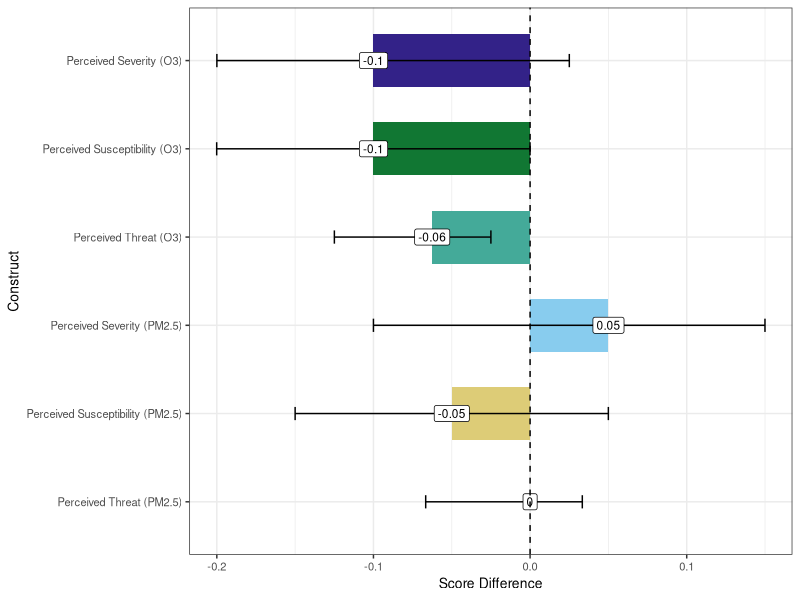
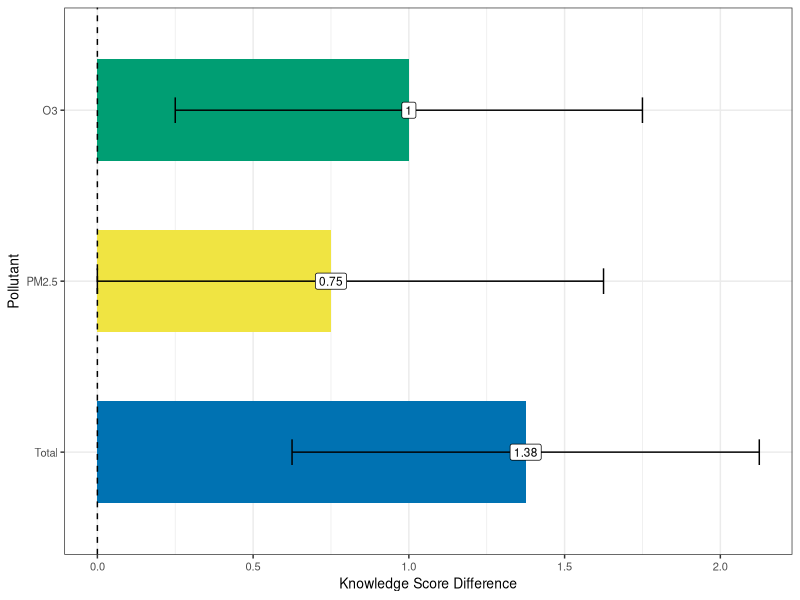
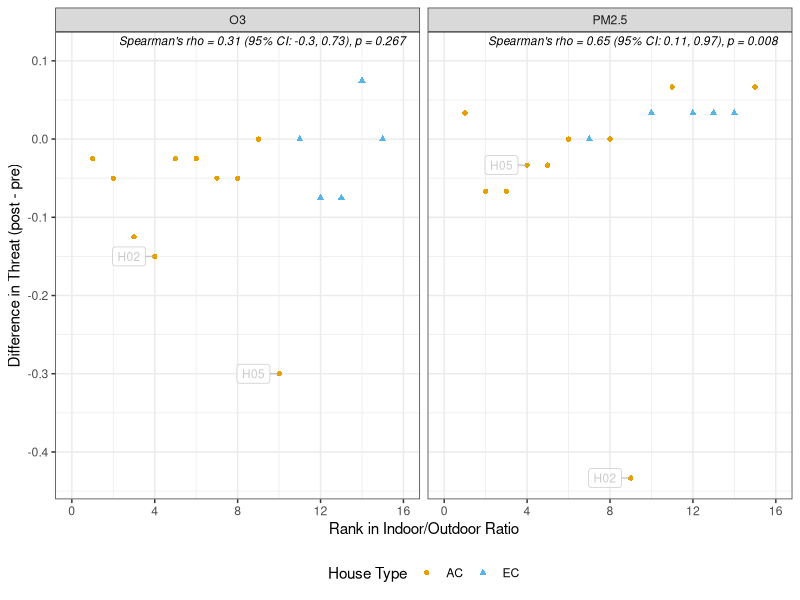
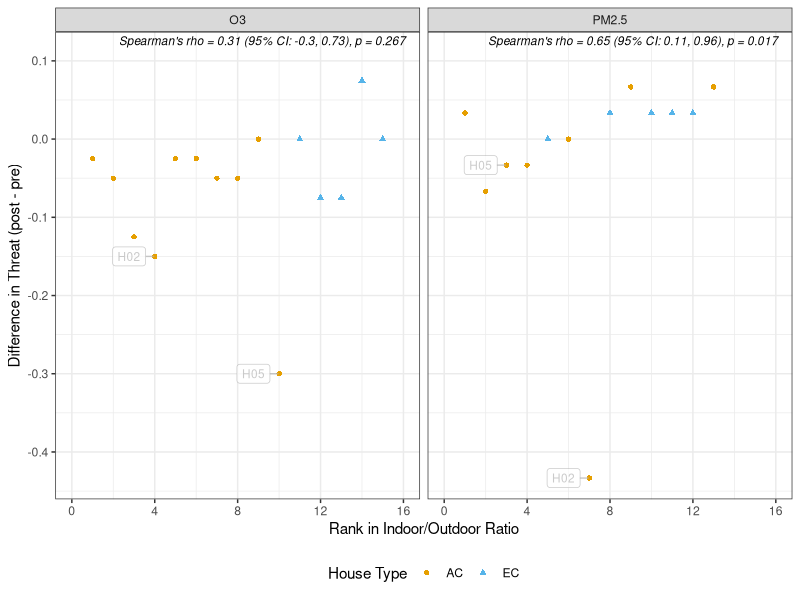
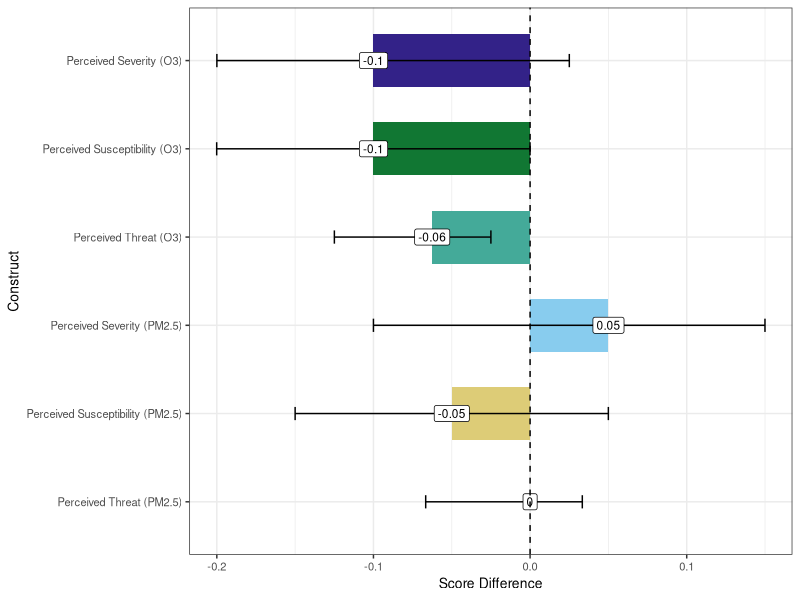
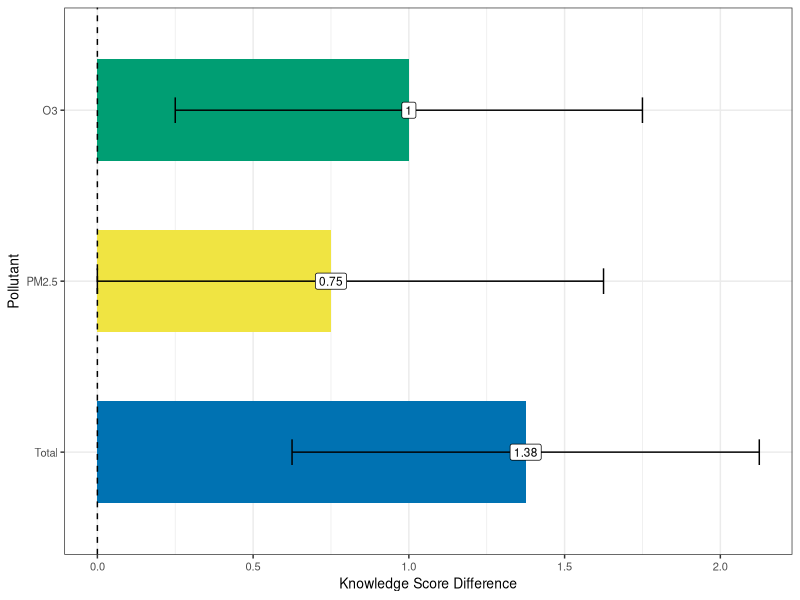
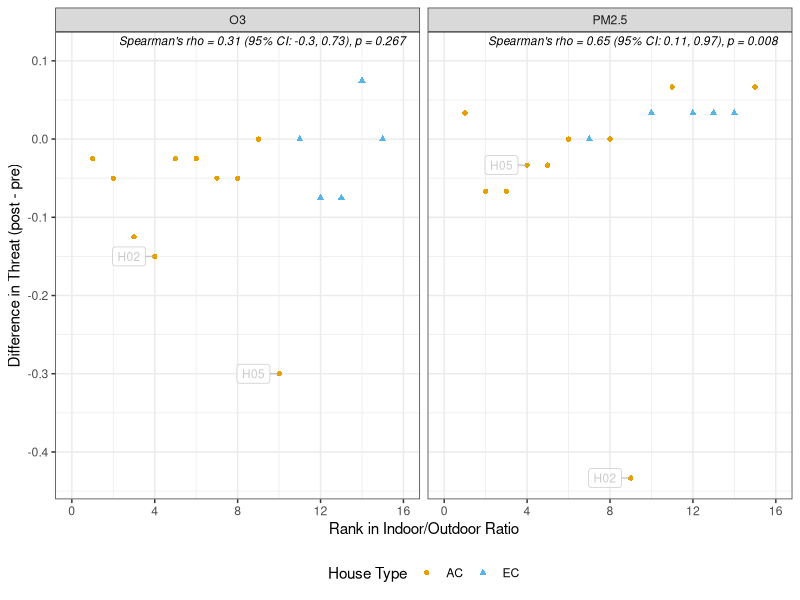
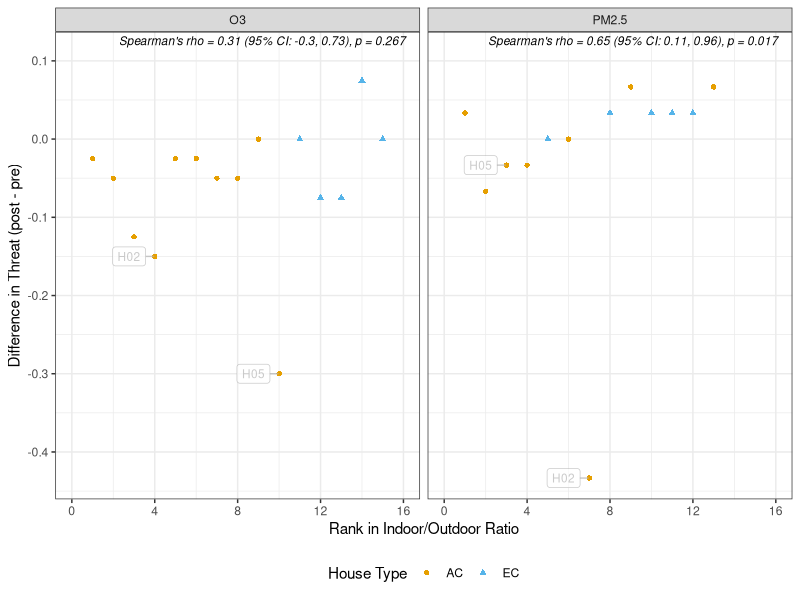

The R source for these figures, in order:
## ---- chunk 1
library(tidyverse)
library(coin)
library(knitr)
library(kableExtra)
library(VIM)
library(ggrepel)
## ---- chunk 2
df_raw <- read_csv("./Processed Data/survey_aq_data.csv") |>
  mutate(Score_mod = case_when(
    QuestionID %in% c('Q01','Q02','Q03','Q04','Q05','Q06','Q07','Q08') &
      HouseID == "H29" & Survey == "Post_Intervention" ~ NA,
    TRUE ~ Score_mod
  ))

fa_df <- df_raw %>%
  select(HouseID, Survey, QuestionID, Score_mod) %>%
  filter(QuestionID %in% paste0("Q", sprintf("%02d", 9:22))) %>%
  pivot_wider(id_cols = c(HouseID, Survey), names_from = QuestionID, values_from = Score_mod) %>%
  filter(HouseID != "H29")

fa_df_imputed <- kNN(fa_df %>% dplyr::select(-c(HouseID, Survey))) %>%
  select(1:(ncol(fa_df)-2)) %>%
  mutate(HouseID = fa_df$HouseID,
         Survey = fa_df$Survey)

groups <- df_raw %>%
  filter(!QuestionID %in% c("Q23", "Q24")) %>% # duplicate quesitons
  select(QuestionID, Construct) %>%
  distinct(.keep_all = TRUE) %>%
  group_by(Construct) %>%
  summarize(QuestionIDs = list(QuestionID)) %>%
  ungroup()

sevo3_qs <- groups %>% filter(Construct == "Perceived Severity (O3)") %>% pull(QuestionIDs)
sevpm_qs <- groups %>% filter(Construct == "Perceived Severity (PM2.5)") %>% pull(QuestionIDs)
suso3_qs <- groups %>% filter(Construct == "Perceived Susceptibility (O3)") %>% pull(QuestionIDs)
suspm_qs <- groups %>% filter(Construct == "Perceived Susceptibility (PM2.5)") %>%
  pull(QuestionIDs)
## ---- chunk 3
wilcoxon_score_analysis <- function(qs, construct_name) {

  total_possible <- length(qs)*5

  test2_df <- fa_df_imputed %>%
    select(HouseID, Survey, all_of(qs)) %>%
    mutate(total_score = rowSums(across(all_of(qs)))) %>%
    select(HouseID, Survey, total_score) %>%
    pivot_wider(id_cols = HouseID,
                names_from = Survey,
                values_from = total_score) %>%
    mutate(Post_Intervention = Post_Intervention/total_possible,
           Pre_Intervention = Pre_Intervention/total_possible,
      difference = Post_Intervention - Pre_Intervention)

  # wilcoxsign_test is coin's paired (signed-rank) test: it takes the two
  # paired columns directly, no long-format value/group reshaping needed.
  test <- wilcoxsign_test(Post_Intervention ~ Pre_Intervention,
                           data = test2_df,
                           distribution = "exact")

  # conf.int = TRUE requires a coin version that supports it for
  # wilcoxsign_test; fall back to base wilcox.test's Hodges-Lehmann CI
  # (same estimand) if the installed coin version doesn't support it.
  ci_est <- tryCatch({
    test_ci <- wilcoxsign_test(Post_Intervention ~ Pre_Intervention,
                                data = test2_df,
                                distribution = "exact",
                                conf.int = TRUE)
    ci_out <- confint(test_ci)
    list(estimate = unname(ci_out$estimate), ci = ci_out$conf.int)
  }, error = function(e) {
    wt <- wilcox.test(test2_df$Post_Intervention, test2_df$Pre_Intervention,
                       paired = TRUE, conf.int = TRUE, exact = TRUE)
    list(estimate = unname(wt$estimate), ci = wt$conf.int)
  })

  # coin test objects are S4 - use statistic()/pvalue(), not $statistic/$p.value.
  list(
    Construct = construct_name,
    data = test2_df,
    n = sum(!is.na(test2_df$difference)),
    pre_score = mean(test2_df$Pre_Intervention, na.rm = TRUE),
    post_score = mean(test2_df$Post_Intervention, na.rm = TRUE),
    z_stat = coin::statistic(test),
    p_value = coin::pvalue(test),
    median_diff = median(test2_df$difference, na.rm = TRUE),
    estimate = ci_est$estimate,
    ci = ci_est$ci
  )
}

construct_qs <- list(
  "Perceived Severity (O3)" = sevo3_qs[[1]],
  "Perceived Susceptibility (O3)" = suso3_qs[[1]],
  "Perceived Threat (O3)" = c(sevo3_qs[[1]], suso3_qs[[1]]),
  "Perceived Severity (PM2.5)" = sevpm_qs[[1]],
  "Perceived Susceptibility (PM2.5)" = suspm_qs[[1]],
  "Perceived Threat (PM2.5)" = c(sevpm_qs[[1]], suspm_qs[[1]])
)

results <- lapply(names(construct_qs), function(con) {
  wilcoxon_score_analysis(construct_qs[[con]], con)
})

raw_p <- sapply(results, function(x) x$p_value)

# Holm correction applied separately within each pollutant, not across all 6
# constructs together - ave() splits raw_p by pollutant, runs p.adjust on
# each subset, then recombines in the original construct order.
pollutant <- case_when(
  str_detect(sapply(results, function(x) x$Construct), "O3") ~ "O3",
  str_detect(sapply(results, function(x) x$Construct), "PM2.5") ~ "PM2.5",
  TRUE ~ NA_character_
)
adj_p <- ave(raw_p, pollutant, FUN = function(p) p.adjust(p, method = "holm"))

summary_table <- bind_rows(lapply(seq_along(results), function(i) {
  x <- results[[i]]
  data.frame(
    Construct = x$Construct,
    N = x$n,
    `Pre Survey Score` = round(x$pre_score, 2),
    `Post Survey Score` = round(x$post_score, 2),
    `Median Difference` = round(x$median_diff, 2),
    `Hodges-Lehmann Estimate` = round(x$estimate, 2),
    `Z-stat` = round(x$z_stat, 2),
    `P-value` = round(raw_p[i], 3),
    `Adj. P-value` = round(adj_p[i], 3),
    `95% CI` = paste0("(", round(x$ci[1], 2), ", ", round(x$ci[2], 2), ")"),
    Pollutant = pollutant[i],
    check.names = FALSE
  )
}))

summary_table <- summary_table %>%
  arrange(Pollutant, Construct)

write_csv(summary_table |> select(-Pollutant),'./Processed Data/wilcox_diff_risk_constructs.csv')

# pack_rows needs consecutive run-lengths per group, in the order rows
# appear after arrange() above (O3 rows first, then PM2.5 rows)
group_index <- rle(summary_table$Pollutant)
group_index <- setNames(group_index$lengths, group_index$values)

tbl_grouped <- summary_table %>%
  select(-Pollutant) %>%
  kable(row.names = FALSE,
        booktabs = TRUE,
        caption = "Wilcoxon Signed-Rank Tests by Pollutant and Construct") %>%
  kable_styling(latex_options = "hold_position", font_size = 9, full_width = FALSE) %>%
  pack_rows(index = group_index)

tbl_grouped
## ---- chunk 4
okabe_ito <- c("#E69F00", "#56B4E9", "#009E73", "#F0E442",
               "#0072B2", "#D55E00", "#CC79A7", "#000000",
               "#332288", "#117733", "#44AA99", "#88CCEE",
               "#DDCC77", "#882255")

risk_graphic_df <- bind_rows(lapply(results, function(x) {
  data.frame(
    Construct = x$Construct,
    Estimate = x$estimate,
    ci_lower = x$ci[1],
    ci_upper = x$ci[2]
  )
}))

risk_graphic_df$Construct <- factor(risk_graphic_df$Construct,
  levels = c("Perceived Severity (O3)", "Perceived Susceptibility (O3)", 
  "Perceived Threat (O3)", "Perceived Severity (PM2.5)", 
  "Perceived Susceptibility (PM2.5)", "Perceived Threat (PM2.5)"), ordered = TRUE)

construct_diff_wilcox_plt <- ggplot(risk_graphic_df, aes(y = Construct, x = Estimate, fill = Construct)) +
  geom_col(width = 0.6) +
  geom_errorbar(
    aes(xmin = ci_lower, xmax = ci_upper),
    width = 0.15,
    linewidth = .5
  ) +
  geom_label(aes(y = Construct, x = Estimate, label = round(Estimate, digits = 2)),
             fill = 'white', size = 3) +
  geom_vline(xintercept = 0, linetype = "dashed", linewidth = 0.5) +
  labs(
    x = "Score Difference",
    y = "Construct"
  ) +
  theme_bw() +
  scale_fill_manual(values = okabe_ito[9:14], name = "House Type") +
  theme(legend.position = 'none',
        axis.text = element_text(size = 8),
        axis.title = element_text(size = 10)) +
  scale_y_discrete(limits = rev)

construct_diff_wilcox_plt

ggsave("./Graphics/Fig2_construct_difference_wilcox_plot.tiff", construct_diff_wilcox_plt,
       dpi = 600, units = 'in', width = 4, height = 4)
## ---- chunk 5
# Changes single response questions from -1 to 0
qs_not_to_change <- c("Q04", "Q08")

# overall knowledge
knowledge_df <- df_raw %>%
  filter(Construct_general == "Knowledge") %>%
  select(HouseID, Survey, QuestionID, Score_mod) %>%
  mutate(Score_mod = case_when(!QuestionID %in% qs_not_to_change & Score_mod == -1 ~ 0,
                               TRUE ~ Score_mod)) %>%
  group_by(HouseID, Survey) %>%
  summarize(score = sum(Score_mod)) %>%
  ungroup() %>%
  pivot_wider(id_cols = HouseID,
              names_from = Survey,
              values_from = score) %>%
  mutate(difference = Post_Intervention - Pre_Intervention)

knowledgeo3_qs <- groups %>% filter(Construct == "Knowledge (O3)") %>% pull(QuestionIDs)
knowledgepm_qs <- groups %>% filter(Construct == "Knowledge (PM2.5)") %>% pull(QuestionIDs)

# o3 knowledge
knowledge03_df <- df_raw %>%
  select(HouseID, Survey, QuestionID, Score_mod) %>%
  mutate(Score_mod = case_when(!QuestionID %in% qs_not_to_change & Score_mod == -1 ~ 0,
                               TRUE ~ Score_mod)) %>%
  filter(QuestionID %in% knowledgeo3_qs[[1]]) %>%
  group_by(HouseID, Survey) %>%
  summarize(score = sum(Score_mod)) %>%
  ungroup() %>%
  pivot_wider(id_cols = HouseID,
              names_from = Survey,
              values_from = score) %>%
  mutate(difference = Post_Intervention - Pre_Intervention)

# pm2.5 knowledge
knowledgepm_df <- df_raw %>%
  select(HouseID, Survey, QuestionID, Score_mod) %>%
  mutate(Score_mod = case_when(!QuestionID %in% qs_not_to_change & Score_mod == -1 ~ 0,
                               TRUE ~ Score_mod)) %>%
  filter(QuestionID %in% knowledgepm_qs[[1]]) %>%
  group_by(HouseID, Survey) %>%
  summarize(score = sum(Score_mod)) %>%
  ungroup() %>%
  pivot_wider(id_cols = HouseID,
              names_from = Survey,
              values_from = score) %>%
  mutate(difference = Post_Intervention - Pre_Intervention)

# Paired Wilcoxon signed-rank test on a Pre/Post/difference df, mirroring
# wilcoxon_score_analysis() above but without the total_possible normalization
# (knowledge scores here are raw summed points, same as the t-test version).
wilcoxon_knowledge_test <- function(df) {
  test <- wilcoxsign_test(Post_Intervention ~ Pre_Intervention,
                           data = df,
                           distribution = "exact")

  ci_est <- tryCatch({
    test_ci <- wilcoxsign_test(Post_Intervention ~ Pre_Intervention,
                                data = df,
                                distribution = "exact",
                                conf.int = TRUE)
    ci_out <- confint(test_ci)
    list(estimate = unname(ci_out$estimate), ci = ci_out$conf.int)
  }, error = function(e) {
    wt <- wilcox.test(df$Post_Intervention, df$Pre_Intervention,
                       paired = TRUE, conf.int = TRUE, exact = TRUE)
    list(estimate = unname(wt$estimate), ci = wt$conf.int)
  })

  list(
    n = sum(!is.na(df$difference)),
    pre_score = mean(df$Pre_Intervention, na.rm = TRUE),
    post_score = mean(df$Post_Intervention, na.rm = TRUE),
    z_stat = coin::statistic(test),
    p_value = coin::pvalue(test),
    median_diff = median(df$difference, na.rm = TRUE),
    estimate = ci_est$estimate,
    ci = ci_est$ci
  )
}

knowledge_test <- wilcoxon_knowledge_test(knowledge_df)
knowledge_o3test <- wilcoxon_knowledge_test(knowledge03_df)
knowledge_pmtest <- wilcoxon_knowledge_test(knowledgepm_df)

knowledge_raw_p <- c(knowledge_o3test$p_value, knowledge_pmtest$p_value, knowledge_test$p_value)
knowledge_adj_p <- p.adjust(knowledge_raw_p, method = "holm")

knowledge_table_df <- data.frame(
  Pollutant = c("O3", "PM2.5", "Total"),

  N = c(knowledge_o3test$n, knowledge_pmtest$n, knowledge_test$n),

  `Pre Survey Score` = round(c(knowledge_o3test$pre_score, knowledge_pmtest$pre_score, knowledge_test$pre_score), 2),

  `Post Survey Score` = round(c(knowledge_o3test$post_score, knowledge_pmtest$post_score, knowledge_test$post_score), 2),

  `Median Difference` = round(c(knowledge_o3test$median_diff, knowledge_pmtest$median_diff, knowledge_test$median_diff), 2),

  `Hodges-Lehmann Estimate` = round(c(knowledge_o3test$estimate, knowledge_pmtest$estimate, knowledge_test$estimate), 2),

  `Z-stat` = round(c(knowledge_o3test$z_stat, knowledge_pmtest$z_stat, knowledge_test$z_stat), 2),

  `P-value` = round(knowledge_raw_p, 3),

  `Adj. P-value` = round(knowledge_adj_p, 3),

  `95% CI` = c(
    paste0("(", round(knowledge_o3test$ci[1], 2), ", ", round(knowledge_o3test$ci[2], 2), ")"),
    paste0("(", round(knowledge_pmtest$ci[1], 2), ", ", round(knowledge_pmtest$ci[2], 2), ")"),
    paste0("(", round(knowledge_test$ci[1], 2), ", ", round(knowledge_test$ci[2], 2), ")")
  ),

  check.names = FALSE
)

options(knitr.kable.NA = '--')
tbl2_wilcox <- knowledge_table_df %>%
  kable(
    row.names = FALSE,
    digits = 4,
    booktabs = TRUE,
    caption = "Wilcoxon Signed-Rank Tests of Pre- vs Post-Intervention Knowledge Differences by Pollutant"
  ) %>%
  kable_styling(latex_options = "hold_position",
                font_size = 9,
                full_width = FALSE) %>%
  row_spec(0, extra_css = "font-family: Arial;")
tbl2_wilcox

write_csv(knowledge_table_df, './Processed Data/wilcox_diff_knowledge.csv')

knowledge_graph_df <- tibble(
  Pollutant = c("O3", "PM2.5", "Total"),
  Estimate = c(knowledge_o3test$estimate, knowledge_pmtest$estimate, knowledge_test$estimate),
  ci_lower = c(knowledge_o3test$ci[1], knowledge_pmtest$ci[1], knowledge_test$ci[1]),
  ci_upper = c(knowledge_o3test$ci[2], knowledge_pmtest$ci[2], knowledge_test$ci[2]),
)

knowledge_dif_wilcox_plt <- ggplot(knowledge_graph_df, aes(y = Pollutant, x = Estimate, fill = Pollutant)) +
  geom_col(width = 0.6) +
  geom_errorbar(
    aes(xmin = ci_lower, xmax = ci_upper),
    width = 0.15,
    linewidth = .5
  ) +
  geom_label(aes(y = Pollutant, x = Estimate, label = round(Estimate, digits = 2)), fill = 'white', size = 3) +
  geom_vline(xintercept = 0, linetype = "dashed", linewidth = 0.5) +
  labs(
    x = "Knowledge Score Difference",
    y = "Pollutant"
  ) +
  theme_bw() +
  scale_fill_manual(values = okabe_ito[3:5], name = "House Type") +
  theme(legend.position = 'none',
        axis.text = element_text(size = 8),
        axis.title = element_text(size = 10)) +
  scale_y_discrete(limits = rev)

knowledge_dif_wilcox_plt

ggsave("./Graphics/Fig4_knowledge_difference_wilcox_plot.tiff", knowledge_dif_wilcox_plt,
       dpi = 600, units = 'in', width = 3, height = 3)
## ---- chunk 6
metadata <- df_raw %>%
  filter(QuestionID == "Q25", Survey == "Pre_Intervention") %>%
  select(HouseID, ac.type, mean_IO_PM_Summer, mean_IO_O3_Summer)

get_construct_diff <- function(construct_name) {
  results[[which(sapply(results, `[[`, "Construct") == construct_name)]]$data %>%
    select(HouseID, score = difference)
}

threat_diff_by_pollutant <- bind_rows(
  get_construct_diff("Perceived Threat (O3)") %>% mutate(pollutant = "O3"),
  get_construct_diff("Perceived Threat (PM2.5)") %>% mutate(pollutant = "PM2.5")
) %>%
  left_join(metadata, by = "HouseID") %>%
  mutate(IO_ratio = if_else(pollutant == "O3", mean_IO_O3_Summer, mean_IO_PM_Summer)) %>%
  select(HouseID, ac.type, pollutant, score, IO_ratio)

threat_diff_by_pollutant_order <- threat_diff_by_pollutant %>%
  filter(!is.na(score)) %>%
  group_by(pollutant) %>%
  mutate(IO_order = dense_rank(IO_ratio)) %>%
  ungroup()

# Bootstrap percentile CI for Spearman's rho (nonparametric, consistent with
# the rank-based tests used elsewhere in this document) since cor.test()
# doesn't provide a CI for method = "spearman".
spearman_stats <- threat_diff_by_pollutant_order %>%
  filter(!is.na(IO_ratio)) %>%
  group_split(pollutant) %>%
  map_dfr(function(d) {
    ct <- cor.test(d$score, d$IO_ratio, method = "spearman", exact = FALSE)
    boot_fn <- function(data, indices) {
      cor(data$score[indices], data$IO_ratio[indices], method = "spearman")
    }
    set.seed(3) # for reproducibility

    # ci for bootstrap percentile interval. Bootstrapping keeps everything nonparametric / rank-based, so that it stays consistent with the Wilcoxon test methodologies
    b <- boot::boot(d, boot_fn, R = 2000)
    ci <- boot::boot.ci(b, type = "perc")$percent[4:5]
    tibble(
      pollutant = unique(d$pollutant),
      rho = unname(ct$estimate),
      p_val = ct$p.value,
      ci_lower = ci[1],
      ci_upper = ci[2]
    )
  })

spearman_label <- spearman_stats %>%
  mutate(label = paste0(
    "Spearman's rho = ", round(rho, 2),
    " (95% CI: ", round(ci_lower, 2), ", ", round(ci_upper, 2), "), ",
    "p = ", round(p_val, 3)
  ))

set.seed(3)
IO_vs_diff_threat_order_plt <- ggplot(threat_diff_by_pollutant_order, aes(y = score, x = IO_order)) +
  geom_point(aes(shape = ac.type, color = ac.type)) +
  facet_grid(. ~ pollutant, scales = "free_y") +
  geom_text(data = spearman_label, aes(label = label),
            x = Inf, y = Inf, hjust = 1.05, vjust = 1.5,
            size = 3, fontface = "italic", inherit.aes = FALSE) +
  geom_label_repel(
    data = threat_diff_by_pollutant_order %>%
      filter(HouseID %in% c('H02', 'H05')),
    aes(label = HouseID),
    size = 3,
    nudge_x = -1,
    min.segment.length = .2,
    segment.color = "grey70",
    color = 'grey70',
    box.padding = 0.4,
    show.legend = FALSE,
    alpha = 0.7,
    seed = 5
  ) +
  labs(
    y = "Difference in Threat (post - pre)",
    x = "Rank in Indoor/Outdoor Ratio",
    color = "Home Type",
    shape = "Home Type"
  ) +
  theme_bw() +
  theme(legend.position = "bottom") +
  expand_limits(y = 0.11) +
  scale_x_continuous(limits = c(0, 16), breaks = seq(0, 16, by = 4)) +
  scale_color_manual(values = okabe_ito, name = "House Type") +
  scale_shape_manual(values = c(16, 17), name = "House Type")

IO_vs_diff_threat_order_plt

ggsave(width = 7, height = 4, dpi = 600, units = "in", bg = "white",
       filename = "./Graphics/Fig5_IO_vs_diff_threat_order.tiff")
## ---- chunk 7
fa_df_imputed_full <- fa_df_imputed

house_types <- metadata %>% filter(!is.na(ac.type)) %>% distinct(ac.type) %>% pull(ac.type)

results_by_house_type <- list()

for (type in house_types) {
  type_houses <- metadata %>% filter(ac.type == type) %>% pull(HouseID)

  # Reassigning fa_df_imputed here (top-level, inside the for loop body) is
  # what wilcoxon_score_analysis() actually reads on each call below
  fa_df_imputed <- fa_df_imputed_full %>% filter(HouseID %in% type_houses)

  type_results <- lapply(names(construct_qs), function(con) {
    res <- wilcoxon_score_analysis(construct_qs[[con]], con)
    res$HouseType <- type
    res
  })

  results_by_house_type <- c(results_by_house_type, type_results)
}

fa_df_imputed <- fa_df_imputed_full  # restore full imputed set afterward

raw_p_at <- sapply(results_by_house_type, function(x) x$p_value)

pollutant_at <- case_when(
  str_detect(sapply(results_by_house_type, function(x) x$Construct), "O3") ~ "O3",
  str_detect(sapply(results_by_house_type, function(x) x$Construct), "PM2.5") ~ "PM2.5",
  TRUE ~ NA_character_
)
housetype_at <- sapply(results_by_house_type, function(x) x$HouseType)

# Holm correction within each House Type x Pollutant group (3 tests each),
# extending the pollutant-only grouping convention used for the main table
adj_group_at <- paste(housetype_at, pollutant_at)
adj_p_at <- ave(raw_p_at, adj_group_at, FUN = function(p) p.adjust(p, method = "holm"))

summary_table_by_actype <- bind_rows(lapply(seq_along(results_by_house_type), function(i) {
  x <- results_by_house_type[[i]]
  data.frame(
    `House Type` = x$HouseType,
    Construct = x$Construct,
    N = x$n,
    `Pre Survey Score` = round(x$pre_score, 2),
    `Post Survey Score` = round(x$post_score, 2),
    `Median Difference` = round(x$median_diff, 2),
    `Hodges-Lehmann Estimate` = round(x$estimate, 2),
    `Z-stat` = round(x$z_stat, 2),
    `P-value` = round(raw_p_at[i], 3),
    `Adj. P-value` = round(adj_p_at[i], 3),
    `95% CI` = paste0("(", round(x$ci[1], 2), ", ", round(x$ci[2], 2), ")"),
    Pollutant = pollutant_at[i],
    check.names = FALSE
  )
})) %>%
  arrange(`House Type`, Pollutant, Construct)

write_csv(summary_table_by_actype |> select(-Pollutant), './Processed Data/wilcox_diff_risk_constructs_by_actype.csv')

group_index_at <- rle(summary_table_by_actype$`House Type`)
group_index_at <- setNames(group_index_at$lengths, group_index_at$values)

tbl_grouped_by_actype <- summary_table_by_actype %>%
  select(-Pollutant) %>%
  kable(row.names = FALSE,
        booktabs = TRUE,
        caption = "Wilcoxon Signed-Rank Tests by House Type, Pollutant, and Construct") %>%
  kable_styling(latex_options = "hold_position", font_size = 9, full_width = FALSE) %>%
  pack_rows(index = group_index_at)

tbl_grouped_by_actype
## ---- chunk 8
# Overwrite the fa_df_imputed so that it doesn't do the KNN imputation
fa_df_imputed <- fa_df 

results_no_impute <- lapply(names(construct_qs), function(con) {
  wilcoxon_score_analysis(construct_qs[[con]], con)
})

raw_p_ni <- sapply(results_no_impute, function(x) x$p_value)

pollutant_ni <- case_when(
  str_detect(sapply(results_no_impute, function(x) x$Construct), "O3") ~ "O3",
  str_detect(sapply(results_no_impute, function(x) x$Construct), "PM2.5") ~ "PM2.5",
  TRUE ~ NA_character_
)
adj_p_ni <- ave(raw_p_ni, pollutant_ni, FUN = function(p) p.adjust(p, method = "holm"))

summary_table_no_impute <- bind_rows(lapply(seq_along(results_no_impute), function(i) {
  x <- results_no_impute[[i]]
  data.frame(
    Construct = x$Construct,
    N = x$n,
    `Pre Survey Score` = round(x$pre_score, 2),
    `Post Survey Score` = round(x$post_score, 2),
    `Median Difference` = round(x$median_diff, 2),
    `Hodges-Lehmann Estimate` = round(x$estimate, 2),
    `Z-stat` = round(x$z_stat, 2),
    `P-value` = round(raw_p_ni[i], 3),
    `Adj. P-value` = round(adj_p_ni[i], 3),
    `95% CI` = paste0("(", round(x$ci[1], 2), ", ", round(x$ci[2], 2), ")"),
    Pollutant = pollutant_ni[i],
    check.names = FALSE
  )
})) %>%
  arrange(Pollutant, Construct)

write_csv(summary_table_no_impute |> select(-Pollutant),'./Processed Data/wilcox_diff_risk_noKNN_constructs.csv')

group_index_ni <- rle(summary_table_no_impute$Pollutant)
group_index_ni <- setNames(group_index_ni$lengths, group_index_ni$values)

tbl_grouped_no_impute <- summary_table_no_impute %>%
  select(-Pollutant) %>%
  kable(row.names = FALSE,
        booktabs = TRUE,
        caption = "Wilcoxon Signed-Rank Tests by Pollutant and Construct (No KNN Imputation)") %>%
  kable_styling(latex_options = "hold_position", font_size = 9, full_width = FALSE) %>%
  pack_rows(index = group_index_ni)

tbl_grouped_no_impute
## ---- chunk 9
get_construct_diff_ni <- function(construct_name) {
  results_no_impute[[which(sapply(results_no_impute, `[[`, "Construct") == construct_name)]]$data %>%
    select(HouseID, score = difference)
}

threat_diff_by_pollutant_ni <- bind_rows(
  get_construct_diff_ni("Perceived Threat (O3)") %>% mutate(pollutant = "O3"),
  get_construct_diff_ni("Perceived Threat (PM2.5)") %>% mutate(pollutant = "PM2.5")
) %>%
  left_join(metadata, by = "HouseID") %>%
  mutate(IO_ratio = if_else(pollutant == "O3", mean_IO_O3_Summer, mean_IO_PM_Summer)) %>%
  select(HouseID, ac.type, pollutant, score, IO_ratio)

threat_diff_by_pollutant_order_ni <- threat_diff_by_pollutant_ni %>%
  filter(!is.na(score)) %>%
  group_by(pollutant) %>%
  mutate(IO_order = dense_rank(IO_ratio)) %>%
  ungroup()

spearman_stats_ni <- threat_diff_by_pollutant_order_ni %>%
  filter(!is.na(IO_ratio)) %>%
  group_split(pollutant) %>%
  map_dfr(function(d) {
    ct <- cor.test(d$score, d$IO_ratio, method = "spearman", exact = FALSE)
    boot_fn <- function(data, indices) {
      cor(data$score[indices], data$IO_ratio[indices], method = "spearman")
    }
    set.seed(3)
    b <- boot::boot(d, boot_fn, R = 2000)
    ci <- boot::boot.ci(b, type = "perc")$percent[4:5]
    tibble(
      pollutant = unique(d$pollutant),
      rho = unname(ct$estimate),
      p_val = ct$p.value,
      ci_lower = ci[1],
      ci_upper = ci[2]
    )
  })

spearman_label_ni <- spearman_stats_ni %>%
  mutate(label = paste0(
    "Spearman's rho = ", round(rho, 2),
    " (95% CI: ", round(ci_lower, 2), ", ", round(ci_upper, 2), "), ",
    "p = ", round(p_val, 3)
  ))

set.seed(3)
IO_vs_diff_threat_order_plt_ni <- ggplot(threat_diff_by_pollutant_order_ni, aes(y = score, x = IO_order)) +
  geom_point(aes(shape = ac.type, color = ac.type)) +
  facet_grid(. ~ pollutant, scales = "free_y") +
  geom_text(data = spearman_label_ni, aes(label = label),
            x = Inf, y = Inf, hjust = 1.05, vjust = 1.5,
            size = 3, fontface = "italic", inherit.aes = FALSE) +
  geom_label_repel(
    data = threat_diff_by_pollutant_order_ni %>%
      filter(HouseID %in% c('H02', 'H05')),
    aes(label = HouseID),
    size = 3,
    nudge_x = -1,
    min.segment.length = .2,
    segment.color = "grey70",
    color = 'grey70',
    box.padding = 0.4,
    show.legend = FALSE,
    alpha = 0.7,
    seed = 5
  ) +
  labs(
    y = "Difference in Threat (post - pre)",
    x = "Rank in Indoor/Outdoor Ratio",
    color = "Home Type",
    shape = "Home Type"
  ) +
  theme_bw() +
  theme(legend.position = "bottom") +
  expand_limits(y = 0.11) +
  scale_x_continuous(limits = c(0, 16), breaks = seq(0, 16, by = 4)) +
  scale_color_manual(values = okabe_ito, name = "House Type") +
  scale_shape_manual(values = c(16, 17), name = "House Type")

IO_vs_diff_threat_order_plt_ni

ggsave(width = 7, height = 4, dpi = 300, units = "in", bg = "white",
       filename = "./Graphics/IO_vs_diff_threat_order_no_impute.tiff")
